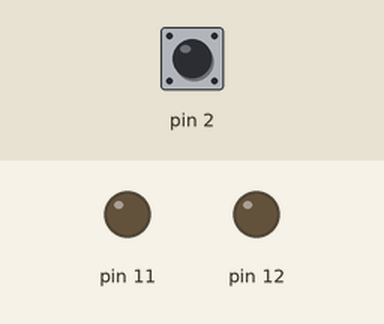
The sketch below on a simulated Arduino Uno, built with avr-gcc and run on an emulated ATmega328P. Shown: output pins drawn as LEDs (lit = HIGH). Dashed ring = blinking. The test bench sets the inputs (shaded band); at power-on: pin 2 LOW.

Above: at 1.2 s.
1.3 s: pin 2 pulsed HIGH 2 times (0.12 s each, 0.3 s apart)
At 1.9 s:
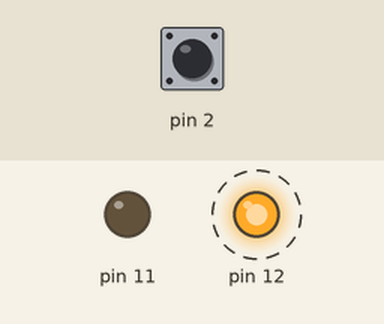
At 4.4 s:
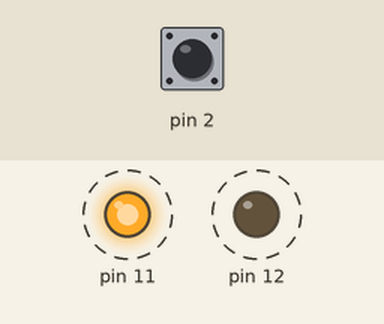
4.5 s: pin 2 driven HIGH
At 5.5 s:
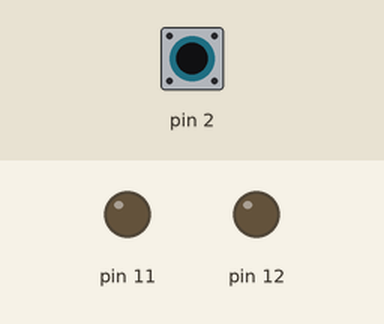
Timing chart, 0 to 7.5 s (numbered marks = the images above; inputs shaded):
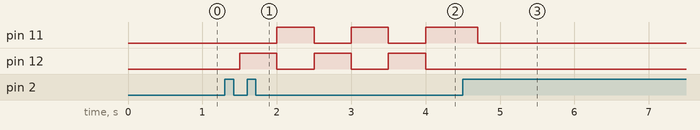

Measured:
- after the input at 1.3 s, pin 11: alternates HIGH for 0.50 s and LOW for 0.50 s, starting after 0.70 s; pin 12: alternates HIGH for 0.50 s and LOW for 0.50 s, starting after 0.20 s
- after the input at 4.5 s, pin 12: stops changing and stays LOW

The sketch:

MC1.ino
```cpp
int buttonState = 1;

void setup() {
  pinMode(12, OUTPUT);
  pinMode(11, OUTPUT);
  pinMode(2, INPUT);
}

void loop() {
  if (digitalRead(2) == HIGH) {
    delay(200);
    buttonState = (buttonState == 1) ? 2 : 1;

    if (buttonState == 1) {
      digitalWrite(12, LOW);
      digitalWrite(11, LOW);
    }
  } else if (buttonState == 2) {
    digitalWrite(12, HIGH);
    digitalWrite(11, LOW);
    delay(500);
    digitalWrite(12, LOW);
    digitalWrite(11, HIGH);
    delay(500);
  }
}
```
